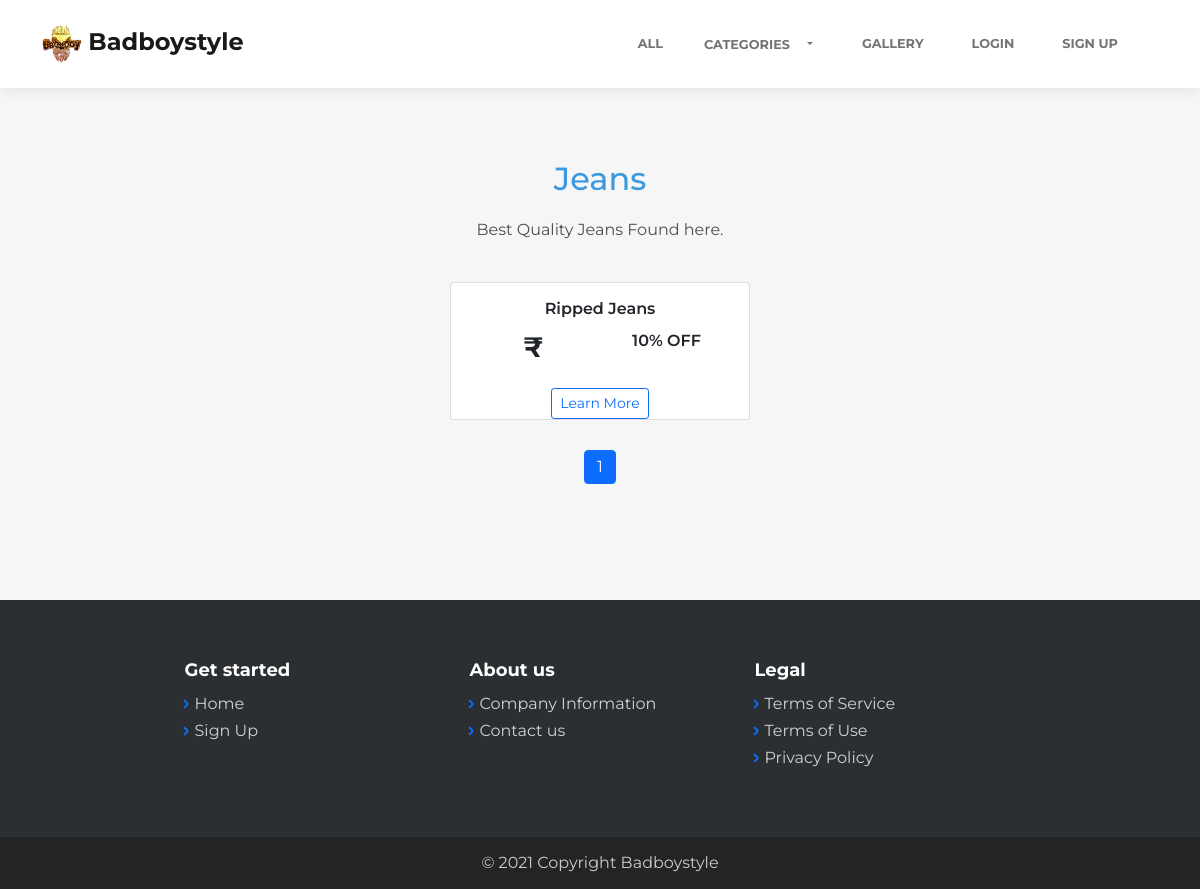
The page /category/Jeans on the database as committed earlier.
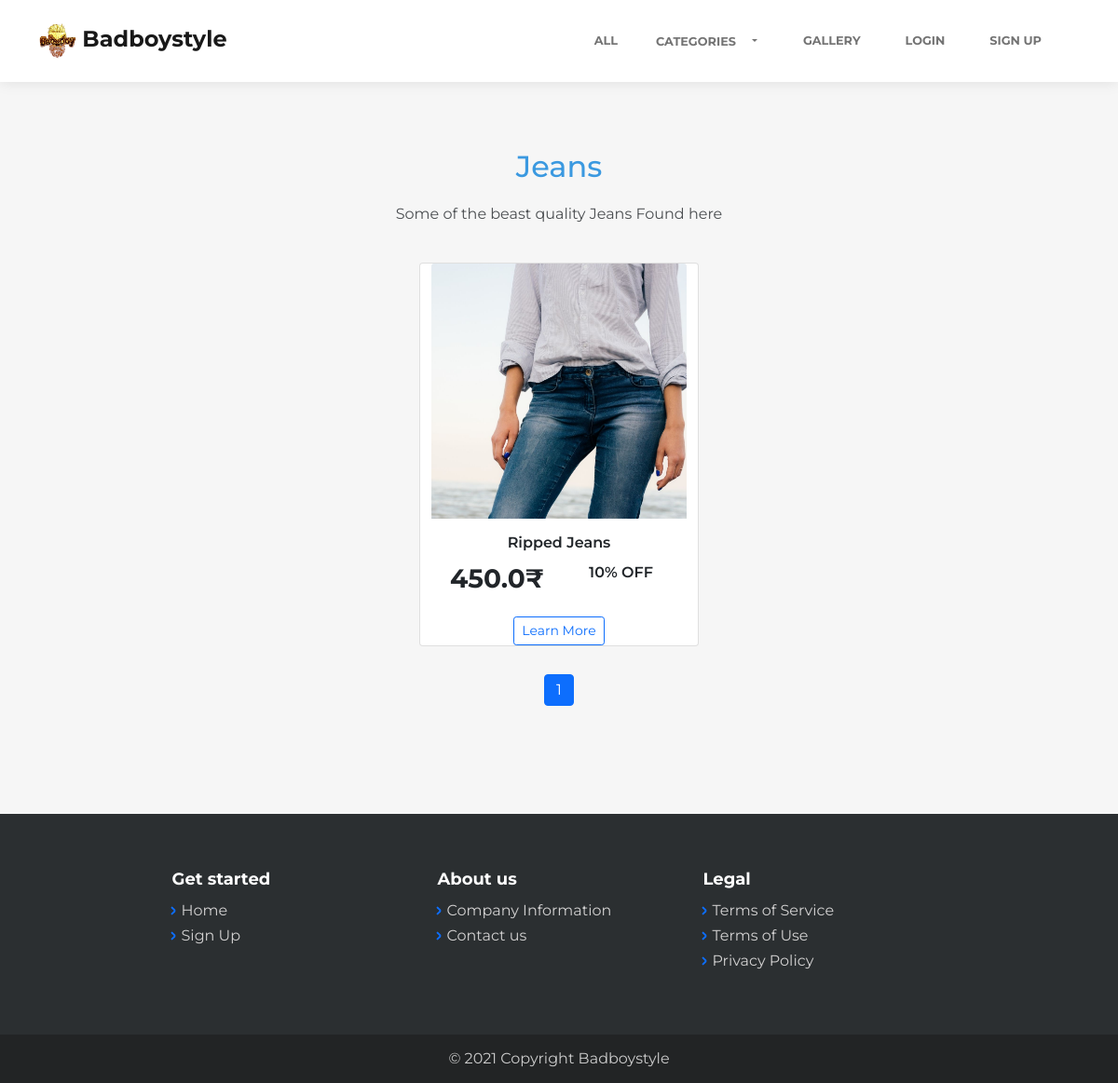
The same page on the database as committed later.
### product/models.py (models this page shows, shortened)
class Type(models.Model):
    name = models.CharField(max_length = 100, unique=True)
    description = models.TextField()
    image = models.ImageField(upload_to = 'types/')
    created = models.DateTimeField(auto_now_add = True)
    edited = models.DateTimeField(auto_now = True)
    def __str__(self):
        return self.name

class Product(models.Model):
    name = models.CharField(max_length=1000, unique=True)
    type = models.ForeignKey(Type, on_delete=models.CASCADE, related_name="type_of_product")
    offer = models.ForeignKey(Offer, on_delete=models.CASCADE, related_name="offer_of_product", blank=True, null=True)
    created = models.DateTimeField(auto_now_add = True)
    edited = models.DateTimeField(auto_now = True)
    stock = models.PositiveIntegerField(default=1, validators=[MinValueValidator(0)], help_text="Will Be Automatically Calculated")
    class Meta:
        ordering = ['edited']

class ProductImage(models.Model):
    product = models.ForeignKey(Product, on_delete=models.CASCADE, related_name='images')
    image = models.ImageField(upload_to='products/%Y/%m/%d/', default='products/default.jpg')

class Variation(models.Model):
    name = models.CharField(max_length=1000, blank=True, null=True)
    product = models.ForeignKey(Product, related_name="variations", on_delete=models.CASCADE)
    stock = models.PositiveIntegerField(default=1, validators=[MinValueValidator(0)])
    price = models.FloatField(default=0)
    image = models.ImageField(upload_to ='variations/%Y/%m/%d/', blank = True, null = True)
    size = models.ForeignKey(Size, related_name="size_of_variation", on_delete=models.CASCADE, blank=True, null=True)
    color = models.ForeignKey(Color, related_name="color_of_variation", on_delete=models.CASCADE, blank=True, null=True)
    material = models.ForeignKey(Material, related_name="material_of_variation", on_delete=models.CASCADE, blank=True, null=True)
    dimension_LxWxH = models.CharField(max_length = 200, blank=True, null=True, help_text="(in centimeters (cms))")
    date_first_available = models.DateField(auto_now_add=True, blank=True, null=True)
    manufacturer_name = models.CharField(max_length=200, blank=True, null=True)
    country_of_origin = models.CharField(max_length=100, blank=True, null=True)
    department = models.CharField(max_length=100, blank=True, null=True, default='Mens')
    manufacturer_address = models.CharField(max_length=500, blank=True, null=True)
    packer_address = models.CharField(max_length=500, blank=True, null=True)
    item_weight = models.FloatField(blank=True, null=True, help_text="(in grams (gms))")
    net_quantity = models.IntegerField(blank=True, null=True)
    included_components = models.TextField(blank=True, null=True)
    created = models.DateTimeField(auto_now_add = True)
    edited = models.DateTimeField(auto_now = True)
    generated_variation_id = models.CharField(max_length=100,  default=uuid.uuid4, unique=True)
    class Meta:
        ordering = ['edited']

### offer/models.py (models this page shows, shortened)
class Offer(models.Model):
    name = models.CharField(max_length=500)
    details = models.TextField(blank=True)
    discount = models.PositiveIntegerField(default=10, validators=[MinValueValidator(1), MaxValueValidator(100)])

### home/views.py (the view)
# urls.py: path('category/<str:category>', views.category, name = 'category'),
def category(request, category):
    categorie = get_object_or_404(Type, name = category)
    products = Product.objects.filter(type = categorie.id)
    paginator = Paginator(products, 9)
    try:
        page = int(request.GET.get('page', '1'))
    except:
        page = 1
    try:
        products = paginator.page(page)
    except(EmptyPage, InvalidPage):
        products = paginator.page(paginator.num_pages)
    context = {
        'category': categorie,
        'products': products,
    }
    return render(request, 'home/category.html', context)

### home/context_processors.py (called while the page is built)
def get_categories(request):
    categories = Type.objects.all()
    return {
        'categories': categories,
    }

def get_offers(request):
    offers = Offer.objects.all()
    return {
        'offers': offers,
    }

def get_cart_items(request):
    number_of_items_in_cart = len(Item.objects.all())
    return {
        'number_of_items_in_cart':number_of_items_in_cart,
    }

### home/templates/home/category.html (shortened to what this page needs)
{% extends 'home/layout.html' %}
{% load static %}
{% load mathfilters %}
{% block body %}
<main class="page service-page">
    <section class="clean-block clean-services dark">
        <div class="container">
            <div class="block-heading">
                <h2 class="text-info">{{ category.name }}</h2>
                <p>{{ category.description }}</p>
            </div>
            <div class="row card-columns d-flex justify-content-center">
                {% for product in products %}
                    <div class="card" style="width:300px;">
                        <img class="card-img-top d-block" src="{{ product.images.first.image.url }}">
                        <div class="card-body">
                            <h4 class="card-title">{{ product.name }}</h4>
                            <div class="row">
                                <div class="col-lg-6 col-sm-12">
                                    {% if product.offer %}
                                    {% with discounted_value=product.variations.first.price|mul:product.offer.discount|div:100 %}
                                        <h3 class="font-weight-bold">{{ product.variations.first.price|sub:discounted_value }}₹</h3>
                                    {% endwith %}
                                    {% else %}
                                    <h3 class="font-weight-bold">{{ product.variations.first.price }}₹</h3>
                                    {% endif %}
                                </div>
                                <div class="col-lg-6 col-sm-12">
                                    <h4>{{ product.offer.discount }}% OFF</h4>
                                </div>
                            </div>
                        </div>
                        <div><a class="btn btn-outline-primary btn-sm" role="button" href="{% url 'product:index' product.name %}">Learn More</a></div>
                    </div>
                {% endfor %}
            </div>
            <nav class="d-flex justify-content-center">
                <div class="pagination">
                    <ul class="pagination">
                        {% for pg in products.paginator.page_range %}
                            {% if products.number == pg %}
                                <li class="page-item active"><a class="page-link" href="?page={{ pg }}">{{ pg }}</a></li>
                            {% else %}
                                <li class="page-item"><a class="page-link" href="?page={{ pg }}">{{ pg }}</a></li>
                            {% endif %}
                        {% endfor %}
                    </ul>
                </div>
            </nav>
        </div>
    </section>
</main>
{% endblock %}

Rows that differ between the two databases and show on the page:
changed Type "Jeans": description "Best Quality Jeans Found here." → "Some of the beast quality Jeans Found here"
changed Product "Ripped Jeans": images.first.image: picture added; variations.first.price|sub (not shown) → "450.0"
